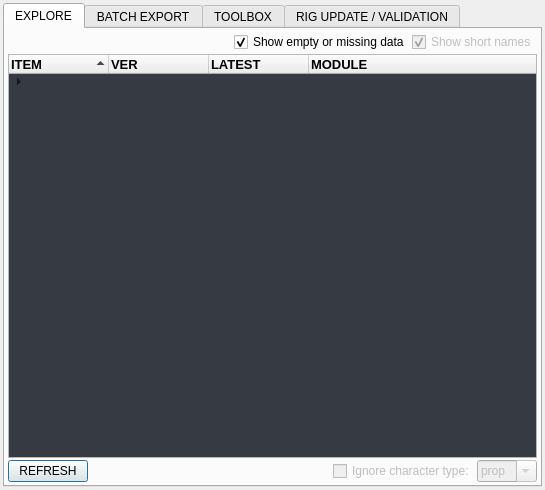
<?xml version="1.0" encoding="UTF-8"?>
<ui version="4.0">
 <class>Dialog</class>
 <widget class="QDialog" name="Dialog">
  <property name="geometry">
   <rect>
    <x>0</x>
    <y>0</y>
    <width>537</width>
    <height>490</height>
   </rect>
  </property>
  <property name="windowTitle">
   <string>CryPed Character Explorer 1.3</string>
  </property>
  <layout class="QVBoxLayout" name="verticalLayout_2">
   <property name="spacing">
    <number>2</number>
   </property>
   <property name="margin">
    <number>3</number>
   </property>
   <item>
    <widget class="QTabWidget" name="tabWidget">
     <property name="currentIndex">
      <number>0</number>
     </property>
     <widget class="QWidget" name="tab">
      <attribute name="title">
       <string>EXPLORE</string>
      </attribute>
      <layout class="QVBoxLayout" name="verticalLayout">
       <property name="spacing">
        <number>2</number>
       </property>
       <property name="margin">
        <number>3</number>
       </property>
       <item>
        <layout class="QHBoxLayout" name="horizontalLayout_2">
         <property name="spacing">
          <number>2</number>
         </property>
         <item>
          <spacer name="horizontalSpacer_2">
           <property name="orientation">
            <enum>Qt::Horizontal</enum>
           </property>
           <property name="sizeHint" stdset="0">
            <size>
             <width>40</width>
             <height>20</height>
            </size>
           </property>
          </spacer>
         </item>
         <item>
          <widget class="QCheckBox" name="showEmptyCHK">
           <property name="text">
            <string>Show empty or missing data</string>
           </property>
           <property name="checked">
            <bool>true</bool>
           </property>
          </widget>
         </item>
         <item>
          <widget class="QCheckBox" name="shortNamesCHK">
           <property name="enabled">
            <bool>false</bool>
           </property>
           <property name="text">
            <string>Show short names</string>
           </property>
           <property name="checked">
            <bool>true</bool>
           </property>
          </widget>
         </item>
        </layout>
       </item>
       <item>
        <widget class="QTreeWidget" name="tree">
         <property name="palette">
          <palette>
           <active>
            <colorrole role="Base">
             <brush brushstyle="SolidPattern">
              <color alpha="255">
               <red>53</red>
               <green>58</green>
               <blue>67</blue>
              </color>
             </brush>
            </colorrole>
            <colorrole role="Highlight">
             <brush brushstyle="SolidPattern">
              <color alpha="255">
               <red>78</red>
               <green>86</green>
               <blue>99</blue>
              </color>
             </brush>
            </colorrole>
           </active>
           <inactive>
            <colorrole role="Base">
             <brush brushstyle="SolidPattern">
              <color alpha="255">
               <red>53</red>
               <green>58</green>
               <blue>67</blue>
              </color>
             </brush>
            </colorrole>
            <colorrole role="Highlight">
             <brush brushstyle="SolidPattern">
              <color alpha="255">
               <red>78</red>
               <green>86</green>
               <blue>99</blue>
              </color>
             </brush>
            </colorrole>
           </inactive>
           <disabled>
            <colorrole role="Base">
             <brush brushstyle="SolidPattern">
              <color alpha="255">
               <red>240</red>
               <green>240</green>
               <blue>240</blue>
              </color>
             </brush>
            </colorrole>
            <colorrole role="Highlight">
             <brush brushstyle="SolidPattern">
              <color alpha="255">
               <red>51</red>
               <green>153</green>
               <blue>255</blue>
              </color>
             </brush>
            </colorrole>
           </disabled>
          </palette>
         </property>
         <property name="font">
          <font>
           <pointsize>10</pointsize>
           <weight>75</weight>
           <bold>true</bold>
          </font>
         </property>
         <property name="lineWidth">
          <number>5</number>
         </property>
         <property name="midLineWidth">
          <number>30</number>
         </property>
         <property name="showDropIndicator" stdset="0">
          <bool>false</bool>
         </property>
         <property name="dragDropMode">
          <enum>QAbstractItemView::NoDragDrop</enum>
         </property>
         <property name="selectionMode">
          <enum>QAbstractItemView::ExtendedSelection</enum>
         </property>
         <property name="iconSize">
          <size>
           <width>20</width>
           <height>20</height>
          </size>
         </property>
         <property name="indentation">
          <number>20</number>
         </property>
         <property name="rootIsDecorated">
          <bool>true</bool>
         </property>
         <property name="sortingEnabled">
          <bool>true</bool>
         </property>
         <property name="animated">
          <bool>true</bool>
         </property>
         <property name="headerHidden">
          <bool>false</bool>
         </property>
         <property name="columnCount">
          <number>4</number>
         </property>
         <attribute name="headerShowSortIndicator" stdset="0">
          <bool>true</bool>
         </attribute>
         <column>
          <property name="text">
           <string>ITEM</string>
          </property>
         </column>
         <column>
          <property name="text">
           <string>VER</string>
          </property>
         </column>
         <column>
          <property name="text">
           <string>LATEST</string>
          </property>
         </column>
         <column>
          <property name="text">
           <string>MODULE</string>
          </property>
         </column>
         <item>
          <property name="text">
           <string/>
          </property>
          <property name="text">
           <string/>
          </property>
          <property name="text">
           <string/>
          </property>
          <property name="text">
           <string/>
          </property>
          <item>
           <property name="text">
            <string>test attr</string>
           </property>
           <property name="text">
            <string/>
           </property>
           <property name="text">
            <string/>
           </property>
           <property name="text">
            <string/>
           </property>
          </item>
         </item>
        </widget>
       </item>
       <item>
        <layout class="QHBoxLayout" name="horizontalLayout">
         <property name="spacing">
          <number>2</number>
         </property>
         <item>
          <widget class="QPushButton" name="refreshBTN">
           <property name="text">
            <string>REFRESH</string>
           </property>
          </widget>
         </item>
         <item>
          <spacer name="horizontalSpacer">
           <property name="orientation">
            <enum>Qt::Horizontal</enum>
           </property>
           <property name="sizeHint" stdset="0">
            <size>
             <width>40</width>
             <height>20</height>
            </size>
           </property>
          </spacer>
         </item>
         <item>
          <widget class="QCheckBox" name="checkBox_2">
           <property name="enabled">
            <bool>false</bool>
           </property>
           <property name="text">
            <string>Ignore character type:</string>
           </property>
          </widget>
         </item>
         <item>
          <widget class="QComboBox" name="comboBox">
           <property name="enabled">
            <bool>false</bool>
           </property>
           <property name="editable">
            <bool>true</bool>
           </property>
           <item>
            <property name="text">
             <string>prop</string>
            </property>
           </item>
           <item>
            <property name="text">
             <string>biped</string>
            </property>
           </item>
          </widget>
         </item>
        </layout>
       </item>
      </layout>
     </widget>
     <widget class="QWidget" name="tab_2">
      <attribute name="title">
       <string>BATCH EXPORT</string>
      </attribute>
      <layout class="QVBoxLayout" name="verticalLayout_3">
       <property name="spacing">
        <number>2</number>
       </property>
       <property name="margin">
        <number>3</number>
       </property>
       <item>
        <widget class="QTreeWidget" name="exportTree">
         <property name="palette">
          <palette>
           <active>
            <colorrole role="Base">
             <brush brushstyle="SolidPattern">
              <color alpha="255">
               <red>53</red>
               <green>58</green>
               <blue>67</blue>
              </color>
             </brush>
            </colorrole>
            <colorrole role="Highlight">
             <brush brushstyle="SolidPattern">
              <color alpha="255">
               <red>78</red>
               <green>86</green>
               <blue>99</blue>
              </color>
             </brush>
            </colorrole>
           </active>
           <inactive>
            <colorrole role="Base">
             <brush brushstyle="SolidPattern">
              <color alpha="255">
               <red>53</red>
               <green>58</green>
               <blue>67</blue>
              </color>
             </brush>
            </colorrole>
            <colorrole role="Highlight">
             <brush brushstyle="SolidPattern">
              <color alpha="255">
               <red>78</red>
               <green>86</green>
               <blue>99</blue>
              </color>
             </brush>
            </colorrole>
           </inactive>
           <disabled>
            <colorrole role="Base">
             <brush brushstyle="SolidPattern">
              <color alpha="255">
               <red>240</red>
               <green>240</green>
               <blue>240</blue>
              </color>
             </brush>
            </colorrole>
            <colorrole role="Highlight">
             <brush brushstyle="SolidPattern">
              <color alpha="255">
               <red>51</red>
               <green>153</green>
               <blue>255</blue>
              </color>
             </brush>
            </colorrole>
           </disabled>
          </palette>
         </property>
         <property name="selectionMode">
          <enum>QAbstractItemView::ExtendedSelection</enum>
         </property>
         <property name="iconSize">
          <size>
           <width>20</width>
           <height>20</height>
          </size>
         </property>
         <property name="columnCount">
          <number>3</number>
         </property>
         <column>
          <property name="text">
           <string>ASSET</string>
          </property>
         </column>
         <column>
          <property name="text">
           <string>P4 PATH</string>
          </property>
         </column>
         <column>
          <property name="text">
           <string>LAST CHECKIN</string>
          </property>
         </column>
         <item>
          <property name="text">
           <string/>
          </property>
          <item>
           <property name="text">
            <string/>
           </property>
           <property name="text">
            <string>FINDING ALL ASSETS IN P4</string>
           </property>
          </item>
         </item>
        </widget>
       </item>
       <item>
        <layout class="QHBoxLayout" name="horizontalLayout_4">
         <item>
          <widget class="QCheckBox" name="checkBox">
           <property name="enabled">
            <bool>false</bool>
           </property>
           <property name="text">
            <string>Export/checkin WEIGHTS</string>
           </property>
          </widget>
         </item>
         <item>
          <widget class="QLineEdit" name="lineEdit">
           <property name="enabled">
            <bool>false</bool>
           </property>
          </widget>
         </item>
        </layout>
       </item>
       <item>
        <layout class="QHBoxLayout" name="horizontalLayout_3">
         <property name="spacing">
          <number>2</number>
         </property>
         <item>
          <widget class="QPushButton" name="checkoutBTN">
           <property name="enabled">
            <bool>false</bool>
           </property>
           <property name="font">
            <font>
             <pointsize>10</pointsize>
             <weight>75</weight>
             <bold>true</bold>
            </font>
           </property>
           <property name="text">
            <string>CHECK OUT SELECTED / ADD TO CHANGELIST...</string>
           </property>
          </widget>
         </item>
         <item>
          <widget class="QPushButton" name="exportBTN">
           <property name="enabled">
            <bool>false</bool>
           </property>
           <property name="font">
            <font>
             <pointsize>10</pointsize>
             <weight>75</weight>
             <bold>true</bold>
            </font>
           </property>
           <property name="text">
            <string>EXPORT SELECTED</string>
           </property>
          </widget>
         </item>
        </layout>
       </item>
      </layout>
     </widget>
     <widget class="QWidget" name="tab_3">
      <attribute name="title">
       <string>TOOLBOX</string>
      </attribute>
      <layout class="QVBoxLayout" name="verticalLayout_7">
       <property name="spacing">
        <number>2</number>
       </property>
       <property name="margin">
        <number>3</number>
       </property>
       <item>
        <layout class="QHBoxLayout" name="horizontalLayout_7">
         <property name="spacing">
          <number>2</number>
         </property>
         <item>
          <widget class="QComboBox" name="charactersCMB">
           <property name="font">
            <font>
             <pointsize>14</pointsize>
             <weight>75</weight>
             <bold>true</bold>
            </font>
           </property>
           <item>
            <property name="text">
             <string>NO CHARACTER NODES FOUND</string>
            </property>
           </item>
          </widget>
         </item>
         <item>
          <widget class="QPushButton" name="refreshCharNodesBTN">
           <property name="maximumSize">
            <size>
             <width>25</width>
             <height>16777215</height>
            </size>
           </property>
           <property name="text">
            <string>&lt;</string>
           </property>
          </widget>
         </item>
        </layout>
       </item>
       <item>
        <layout class="QHBoxLayout" name="horizontalLayout_8">
         <property name="spacing">
          <number>2</number>
         </property>
         <item>
          <layout class="QVBoxLayout" name="verticalLayout_5">
           <property name="spacing">
            <number>2</number>
           </property>
           <item>
            <widget class="QGroupBox" name="groupBox">
             <property name="maximumSize">
              <size>
               <width>320</width>
               <height>16777215</height>
              </size>
             </property>
             <property name="title">
              <string>CHARACTER CLASSES</string>
             </property>
             <layout class="QVBoxLayout" name="verticalLayout_4">
              <property name="spacing">
               <number>2</number>
              </property>
              <property name="margin">
               <number>3</number>
              </property>
              <item>
               <widget class="QTreeWidget" name="classTree">
                <column>
                 <property name="text">
                  <string>CLASS INFO</string>
                 </property>
                </column>
                <column>
                 <property name="text">
                  <string>MESHES</string>
                 </property>
                </column>
               </widget>
              </item>
              <item>
               <layout class="QHBoxLayout" name="horizontalLayout_6">
                <property name="spacing">
                 <number>2</number>
                </property>
                <item>
                 <widget class="QPushButton" name="createClassBTN">
                  <property name="text">
                   <string>CREATE CLASS</string>
                  </property>
                 </widget>
                </item>
                <item>
                 <widget class="QLineEdit" name="classNameLINE">
                  <property name="inputMethodHints">
                   <set>Qt::ImhNone</set>
                  </property>
                  <property name="text">
                   <string>NAME</string>
                  </property>
                 </widget>
                </item>
                <item>
                 <widget class="QSpinBox" name="lodSPIN">
                  <property name="maximumSize">
                   <size>
                    <width>55</width>
                    <height>16777215</height>
                   </size>
                  </property>
                  <property name="suffix">
                   <string> LODs</string>
                  </property>
                  <property name="maximum">
                   <number>10</number>
                  </property>
                  <property name="value">
                   <number>5</number>
                  </property>
                 </widget>
                </item>
                <item>
                 <widget class="QPushButton" name="deleteClassBTN">
                  <property name="text">
                   <string>DELETE SELECTED</string>
                  </property>
                 </widget>
                </item>
               </layout>
              </item>
              <item>
               <layout class="QHBoxLayout" name="horizontalLayout_5">
                <property name="spacing">
                 <number>2</number>
                </property>
                <item>
                 <widget class="QPushButton" name="addMeshesToClassBTN">
                  <property name="font">
                   <font>
                    <pointsize>8</pointsize>
                   </font>
                  </property>
                  <property name="text">
                   <string>ADD SELECTED MESHES TO SELECTED LOD</string>
                  </property>
                 </widget>
                </item>
               </layout>
              </item>
             </layout>
            </widget>
           </item>
          </layout>
         </item>
         <item>
          <layout class="QVBoxLayout" name="verticalLayout_6">
           <item>
            <widget class="QGroupBox" name="groupBox_2">
             <property name="title">
              <string>META CONNECTIONS</string>
             </property>
             <layout class="QVBoxLayout" name="verticalLayout_8">
              <property name="spacing">
               <number>2</number>
              </property>
              <property name="margin">
               <number>3</number>
              </property>
              <item>
               <widget class="QPushButton" name="connectSelectedItemAsBTN">
                <property name="font">
                 <font>
                  <pointsize>9</pointsize>
                  <weight>75</weight>
                  <bold>true</bold>
                 </font>
                </property>
                <property name="text">
                 <string>CONNECT SELECTED ITEMS AS:</string>
                </property>
               </widget>
              </item>
              <item>
               <widget class="QComboBox" name="connectSelectedItemAsCMB">
                <property name="font">
                 <font>
                  <pointsize>9</pointsize>
                  <weight>75</weight>
                  <bold>true</bold>
                 </font>
                </property>
                <item>
                 <property name="text">
                  <string>Attachment Joints</string>
                 </property>
                </item>
                <item>
                 <property name="text">
                  <string>Class HLP JNT</string>
                 </property>
                </item>
                <item>
                 <property name="text">
                  <string>Shared HLP JNT</string>
                 </property>
                </item>
                <item>
                 <property name="text">
                  <string>Character HLP JNT</string>
                 </property>
                </item>
                <item>
                 <property name="text">
                  <string>CTRL Shared</string>
                 </property>
                </item>
                <item>
                 <property name="text">
                  <string>CTRL Unique</string>
                 </property>
                </item>
                <item>
                 <property name="text">
                  <string>Ghost Joint</string>
                 </property>
                </item>
                <item>
                 <property name="text">
                  <string>Solver</string>
                 </property>
                </item>
               </widget>
              </item>
             </layout>
            </widget>
           </item>
           <item>
            <widget class="QGroupBox" name="groupBox_5">
             <property name="title">
              <string>SKELETON</string>
             </property>
             <layout class="QVBoxLayout" name="verticalLayout_12">
              <property name="spacing">
               <number>2</number>
              </property>
              <property name="margin">
               <number>3</number>
              </property>
              <item>
               <widget class="QPushButton" name="colorizeSkeletonBTN">
                <property name="font">
                 <font>
                  <pointsize>9</pointsize>
                  <weight>75</weight>
                  <bold>true</bold>
                 </font>
                </property>
                <property name="text">
                 <string>Colorize Skeleton</string>
                </property>
               </widget>
              </item>
              <item>
               <widget class="QPushButton" name="updateAttachmentsBTN">
                <property name="font">
                 <font>
                  <pointsize>10</pointsize>
                  <weight>75</weight>
                  <bold>true</bold>
                 </font>
                </property>
                <property name="text">
                 <string>Update Attachment MetaData</string>
                </property>
               </widget>
              </item>
             </layout>
            </widget>
           </item>
           <item>
            <widget class="QGroupBox" name="groupBox_6">
             <property name="title">
              <string>UTILS</string>
             </property>
             <layout class="QVBoxLayout" name="verticalLayout_13">
              <property name="spacing">
               <number>2</number>
              </property>
              <property name="margin">
               <number>3</number>
              </property>
              <item>
               <widget class="QPushButton" name="updateControllerDefaultsBTN">
                <property name="font">
                 <font>
                  <pointsize>10</pointsize>
                  <weight>75</weight>
                  <bold>true</bold>
                 </font>
                </property>
                <property name="text">
                 <string>Update Controller Defaults</string>
                </property>
               </widget>
              </item>
              <item>
               <widget class="QPushButton" name="findTexturesP4BTN">
                <property name="font">
                 <font>
                  <pointsize>10</pointsize>
                  <weight>75</weight>
                  <bold>true</bold>
                 </font>
                </property>
                <property name="text">
                 <string>Update File Nodes From P4</string>
                </property>
               </widget>
              </item>
              <item>
               <spacer name="verticalSpacer">
                <property name="orientation">
                 <enum>Qt::Vertical</enum>
                </property>
                <property name="sizeHint" stdset="0">
                 <size>
                  <width>20</width>
                  <height>40</height>
                 </size>
                </property>
               </spacer>
              </item>
             </layout>
            </widget>
           </item>
          </layout>
         </item>
         <item>
          <spacer name="horizontalSpacer_3">
           <property name="orientation">
            <enum>Qt::Horizontal</enum>
           </property>
           <property name="sizeHint" stdset="0">
            <size>
             <width>40</width>
             <height>20</height>
            </size>
           </property>
          </spacer>
         </item>
        </layout>
       </item>
      </layout>
     </widget>
     <widget class="QWidget" name="tab_4">
      <attribute name="title">
       <string>RIG UPDATE / VALIDATION</string>
      </attribute>
      <layout class="QVBoxLayout" name="verticalLayout_9">
       <property name="spacing">
        <number>2</number>
       </property>
       <property name="margin">
        <number>3</number>
       </property>
       <item>
        <widget class="QGroupBox" name="groupBox_3">
         <property name="font">
          <font>
           <pointsize>10</pointsize>
           <weight>75</weight>
           <bold>true</bold>
          </font>
         </property>
         <property name="title">
          <string>RIG UPDATE</string>
         </property>
         <layout class="QVBoxLayout" name="verticalLayout_11">
          <property name="spacing">
           <number>2</number>
          </property>
          <property name="margin">
           <number>3</number>
          </property>
          <item>
           <widget class="QTextEdit" name="updateRigTXT"/>
          </item>
          <item>
           <layout class="QHBoxLayout" name="horizontalLayout_9">
            <property name="spacing">
             <number>2</number>
            </property>
            <item>
             <widget class="QComboBox" name="rigUpdateCMB">
              <property name="font">
               <font>
                <pointsize>10</pointsize>
                <weight>75</weight>
                <bold>true</bold>
               </font>
              </property>
             </widget>
            </item>
            <item>
             <widget class="QPushButton" name="updateRigBTN">
              <property name="font">
               <font>
                <pointsize>10</pointsize>
                <weight>75</weight>
                <bold>true</bold>
               </font>
              </property>
              <property name="text">
               <string>UPDATE CHARACTER RIG</string>
              </property>
             </widget>
            </item>
           </layout>
          </item>
         </layout>
        </widget>
       </item>
       <item>
        <widget class="QGroupBox" name="groupBox_4">
         <property name="font">
          <font>
           <pointsize>10</pointsize>
           <weight>75</weight>
           <bold>true</bold>
          </font>
         </property>
         <property name="title">
          <string>CHARACTER VALIDATION</string>
         </property>
         <layout class="QVBoxLayout" name="verticalLayout_10">
          <property name="spacing">
           <number>2</number>
          </property>
          <property name="margin">
           <number>3</number>
          </property>
          <item>
           <widget class="QTreeWidget" name="validateTree">
            <attribute name="headerVisible">
             <bool>false</bool>
            </attribute>
            <column>
             <property name="text">
              <string notr="true">1</string>
             </property>
            </column>
           </widget>
          </item>
          <item>
           <layout class="QHBoxLayout" name="horizontalLayout_10">
            <property name="spacing">
             <number>2</number>
            </property>
            <item>
             <widget class="QComboBox" name="validateCMB"/>
            </item>
            <item>
             <widget class="QPushButton" name="validateBTN">
              <property name="font">
               <font>
                <weight>75</weight>
                <bold>true</bold>
               </font>
              </property>
              <property name="text">
               <string>VALIDATE CHARACTER</string>
              </property>
             </widget>
            </item>
           </layout>
          </item>
         </layout>
        </widget>
       </item>
      </layout>
     </widget>
    </widget>
   </item>
  </layout>
 </widget>
 <resources/>
 <connections/>
</ui>
